Frame 1 (no input): blank canvas, image omitted
Frame 60 (the mouse pressed at the canvas centre just before this capture): blank canvas, image omitted
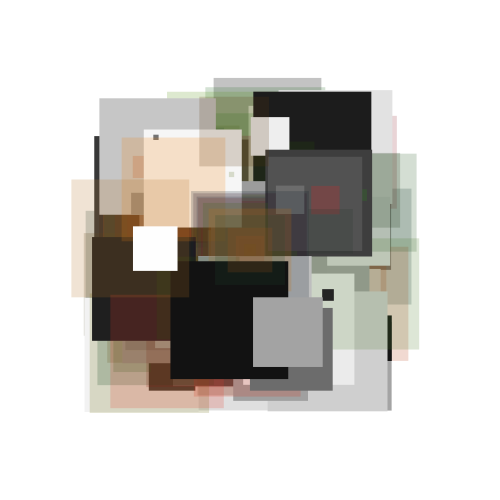
Frame 120 (the mouse held since frame 60 and released just before this capture)

The Processing sketch whose frames 1 and 60 were blank and that drew this single picture after the mouse press (run headless with seeded random() and noise(); from frame 60 on, the mouse is pressed at the canvas centre):

// Processing sketch: processing_170746
// ── processing_170746.pde

int counter;

void setup() {  //setup function called initially, only once
  size(500, 500);
  background(255);  //set background white
  
}

void draw() {  //draw function loops 

  counter++;
  noStroke();
  fill(random(255),random(150),random(50),50);
  rectMode(CENTER);
  
  if(mousePressed == true) { //add some interaction
   drawrect(mouseX,mouseY);
   fill(random(255));
   drawrect(mouseX + random(-120,120), mouseY + random(-120,120));
   fill(random(255),random(150),random(50),50);
   drawrect(mouseX + random(-120,120), mouseY + random(-120,120));
  }

}

void drawrect(float c1, float c2){
 rect(c1, c2, 120*sin(counter), 120*sin(counter));
}
